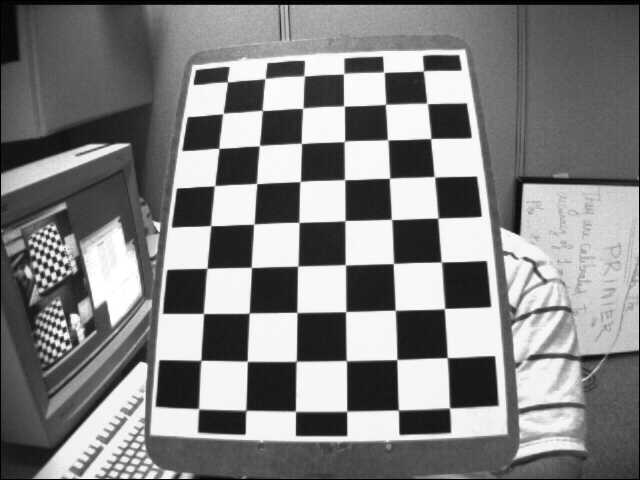
//> input picture ROS_build/src/Opencv/src/Vision/Calibration/chessboard/left12.jpg, 640 x 480 px
$ ./undistort   (built with g++ and OpenCV 4)
//> lines starting //> are read from the running program, lines starting //| are printed output that depends on the picture
//> further down, frame is the input picture: 480 rows x 640 cols, CV_8UC3; min 0, max 255, mean 129.5
#include <opencv2/opencv.hpp>
#include <string>
#include <vector>

/*************************************************** */
std::string window_user = "/home/cona";
std::string mac_user = "/Users/yeontaemin";

std::string folder_path = window_user + "/github/algorithm_ws/ROS_build/src/Opencv/src/Vision/Calibration/chessboard/";

std::string left_img = folder_path + "left12.jpg";
/*************************************************** */

cv::Mat cameraMatrix = (cv::Mat_<double>(3,3) << 5.3591573396163199e+02,                    0.0, 3.4228315473308373e+02,
                                                                    0.0, 5.3591573396163199e+02, 2.3557082909788173e+02,
                                                                    0.0,                    0.0,                    1.0);
cv::Mat distCoeffs = (cv::Mat_<double>(5,1) << -2.6637260909660682e-01,
                                                -3.8588898922304653e-02,
                                                1.7831947042852964e-03,
                                                -2.8122100441115472e-04,
                                                2.3839153080878486e-01);

cv::Mat UseOpenCV(cv::Mat& image)
{
    cv::Size imageSize = image.size();
//> imageSize = Size(640, 480)
    cv::Mat map1, map2;
    cv::initUndistortRectifyMap(cameraMatrix, distCoeffs, cv::Mat(),
                            cv::getOptimalNewCameraMatrix(cameraMatrix, distCoeffs, imageSize, 1, imageSize, 0),
                            imageSize, CV_32FC1, map1, map2);

    cv::Mat undistortedImage;
    cv::remap(image, undistortedImage, map1, map2, cv::INTER_LINEAR);
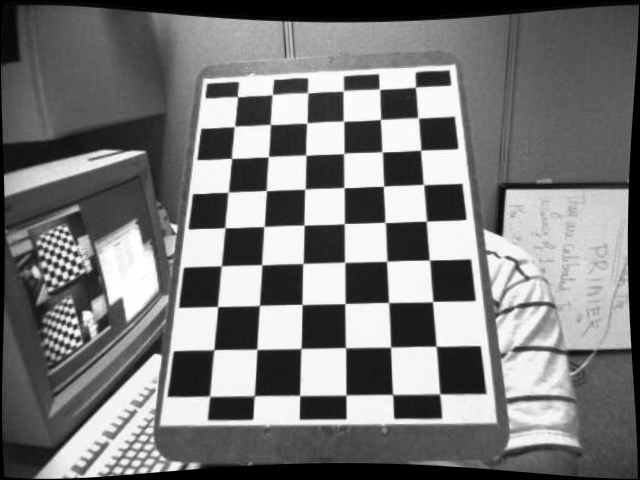
//> undistortedImage: 480 rows x 640 cols, CV_8UC3; min 0, max 255, mean 121.3

    cv::Mat combind = cv::Mat::zeros(imageSize.height*2, imageSize.width, CV_16SC3);
    cv::hconcat(image, undistortedImage, combind);
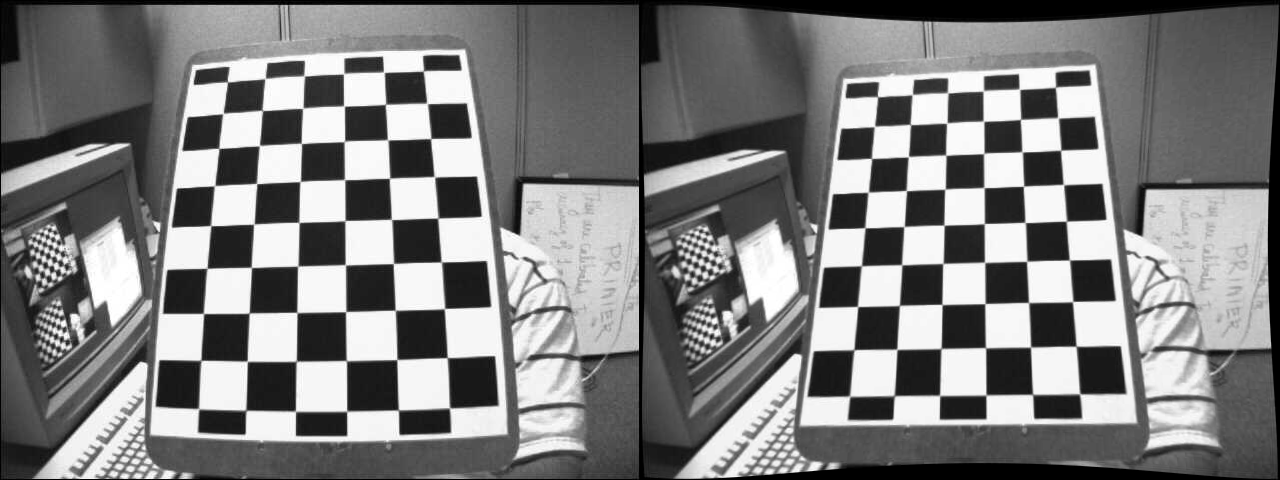
//> combind: 480 rows x 1280 cols, CV_8UC3; min 0, max 255, mean 125.4

    // [4 lines of commented-out code are left out]
    return combind;
}

cv::Mat Manual(cv::Mat& image)
{
    cv::Mat undistort = cv::Mat::zeros(image.rows, image.cols, CV_8UC1);

    double fx = cameraMatrix.at<double>(0,0);
//> fx = 535.9
    double fy = cameraMatrix.at<double>(1,1);
//> fy = 535.9
    double cx = cameraMatrix.at<double>(0,2);
//> cx = 342.3
    double cy = cameraMatrix.at<double>(1,2);
//> cy = 235.6

    double k1 = distCoeffs.at<double>(0,0);
//> k1 = -0.266
    double k2 = distCoeffs.at<double>(1,0);
//> k2 = -0.0386
    double p1 = distCoeffs.at<double>(2,0);
//> p1 = 0.00178
    double p2 = distCoeffs.at<double>(3,0);
//> p2 = -0.000281
    double k3 = distCoeffs.at<double>(4,0);
//> k3 = 0.238

    std::cout << "k = " << k1 << ", " << k2 << ", " << k3 << std::endl;
//| k = -0.266373, -0.0385889, 0.238392
    std::cout << "p = " << p1 << ", " << p2 << std::endl;
//| p = 0.00178319, -0.000281221

    cv::Mat map1 = cv::Mat::zeros(image.rows, image.cols, CV_32F);
    cv::Mat map2 = cv::Mat::zeros(image.rows, image.cols, CV_32F);
    for(int v=0; v < image.rows; v++)
    {
        for(int u=0; u <image.cols; u++)
        {
            double normalize_x = (u-cx) / fx;
            double normalize_y = (v-cy) / fy;
            double r = sqrt(pow(normalize_x,2)+pow(normalize_y,2));
            double rr = pow(r,2);
            double rrrr = pow(r,4);
            double rrrrrr = pow(r, 6);

            double raidal_distortion = 1 + k1*rr + k2*rrrr + k3*rrrrrr;
            double x_tangential_distortion = 2 * p1 * normalize_x * normalize_y + p2 * (rr + 2 * pow(normalize_x, 2));
            double y_tangential_distortion = p1 * (rr + 2 * pow(normalize_y, 2)) + 2 * p2 * normalize_x * normalize_y;

            double normalize_undistorted_x = normalize_x * raidal_distortion + x_tangential_distortion;
            double normalize_undistorted_y = normalize_y * raidal_distortion + y_tangential_distortion;

            double undistorted_x = fx * normalize_undistorted_x + cx;
            double undistorted_y = fy * normalize_undistorted_y + cy;

            if(undistorted_x < 0 || undistorted_y < 0 || undistorted_x > image.cols || undistorted_y > image.rows)
            {
                continue;
            }
            map1.at<float>(v,u) = (float)undistorted_x;
            map2.at<float>(v,u) = (float)undistorted_y;
        }
    }
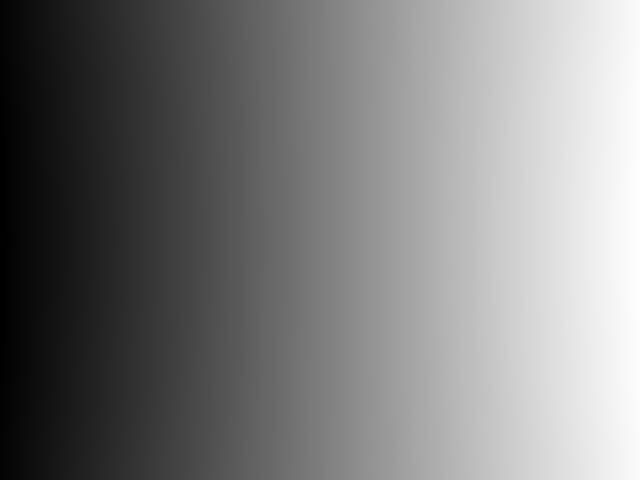
//> map1: 480 rows x 640 cols, CV_32FC1; min 33.66, max 615.6, mean 321.7; drawn with min black and max white
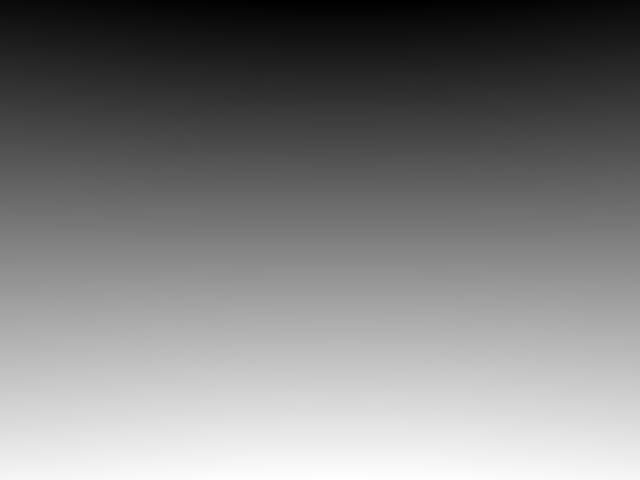
//> map2: 480 rows x 640 cols, CV_32FC1; min 12.61, max 466.3, mean 239.5; drawn with min black and max white
    cv::Mat undistortedImage;
    cv::remap(image, undistortedImage, map1, map2, cv::INTER_LINEAR);
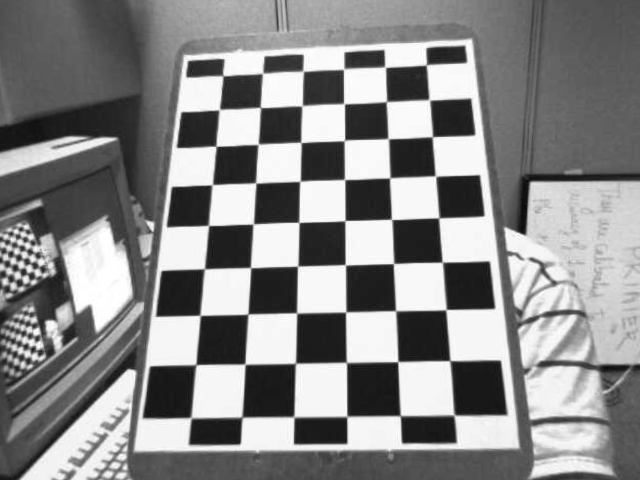
//> undistortedImage: 480 rows x 640 cols, CV_8UC3; min 10, max 255, mean 136.5

    cv::Mat combind = cv::Mat::zeros(image.rows, image.cols*2, CV_8UC1);
    cv::hconcat(image, undistortedImage, combind);
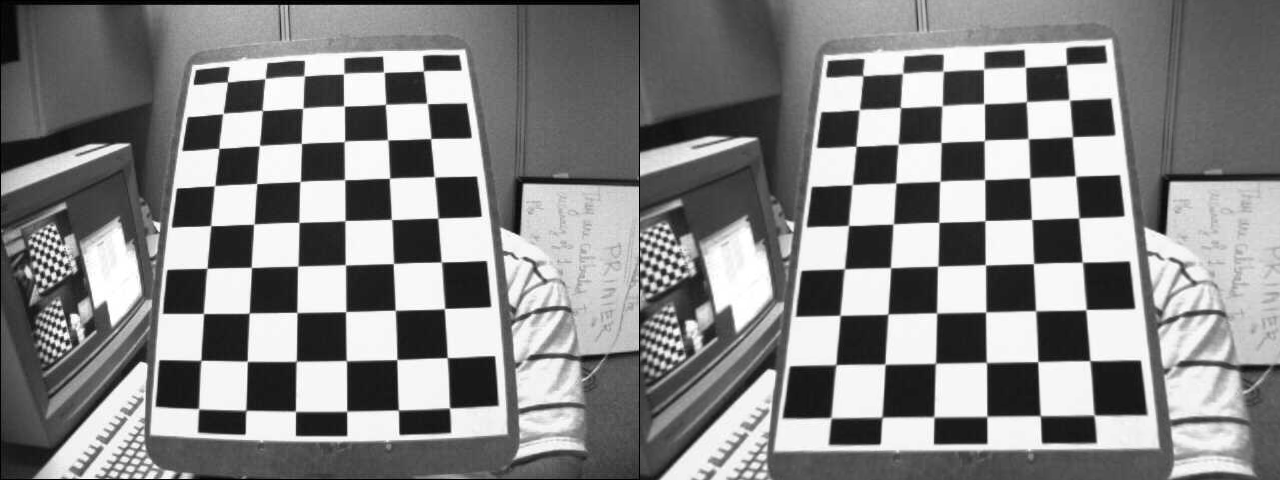
//> combind: 480 rows x 1280 cols, CV_8UC3; min 0, max 255, mean 133

    return combind;
}

int main(int argc, char** argv)
{
    cv::Mat frame = cv::imread(left_img);
    if(frame.empty()==true)
    {
        std::cerr << "no data" << std::endl;
        return 0;
    }
    cv::Mat cv_img = UseOpenCV(frame);
    cv::Mat m_img = Manual(frame);

    while(1)
    {
        cv::imshow("cv_result", cv_img);
        cv::imshow("m_result", m_img);

        char key = cv::waitKey(1);
//> the 'q' key is pressed
        if(key == 'q' || key == 'Q' || key == 27){break;}
    }
    return 0;
}

$ run again, with ROS_build/src/Opencv/src/Vision/Calibration/chessboard/left01.jpg copied over ROS_build/src/Opencv/src/Vision/Calibration/chessboard/left12.jpg
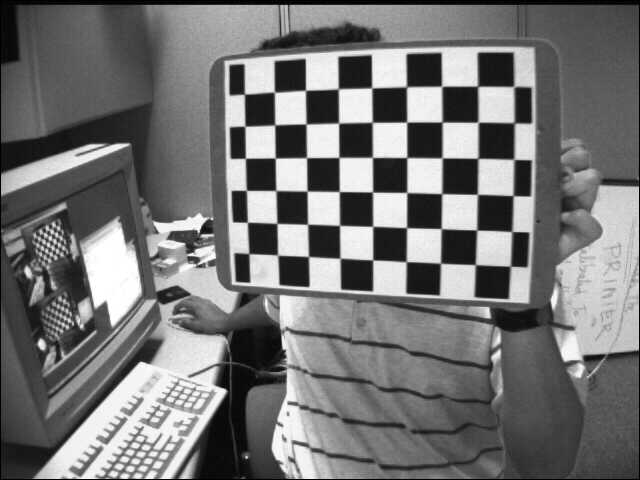
//> input picture ROS_build/src/Opencv/src/Vision/Calibration/chessboard/left01.jpg, 640 x 480 px
//> frame is the input picture: 480 rows x 640 cols, CV_8UC3; min 0, max 255, mean 116.6
//| k = -0.266373, -0.0385889, 0.238392
//| p = 0.00178319, -0.000281221
//> in Manual, `cv::remap(image, undistortedImage, map1, map2, cv::INTER_LINEAR);`:
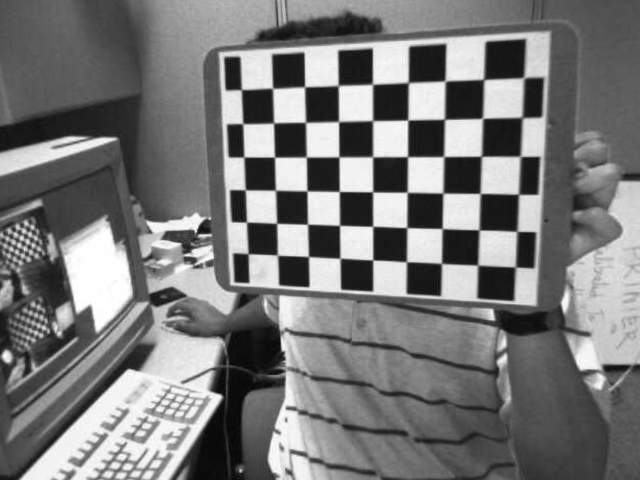
//> undistortedImage: 480 rows x 640 cols, CV_8UC3; min 2, max 255, mean 120.9
//> in Manual, `cv::hconcat(image, undistortedImage, combind);`:
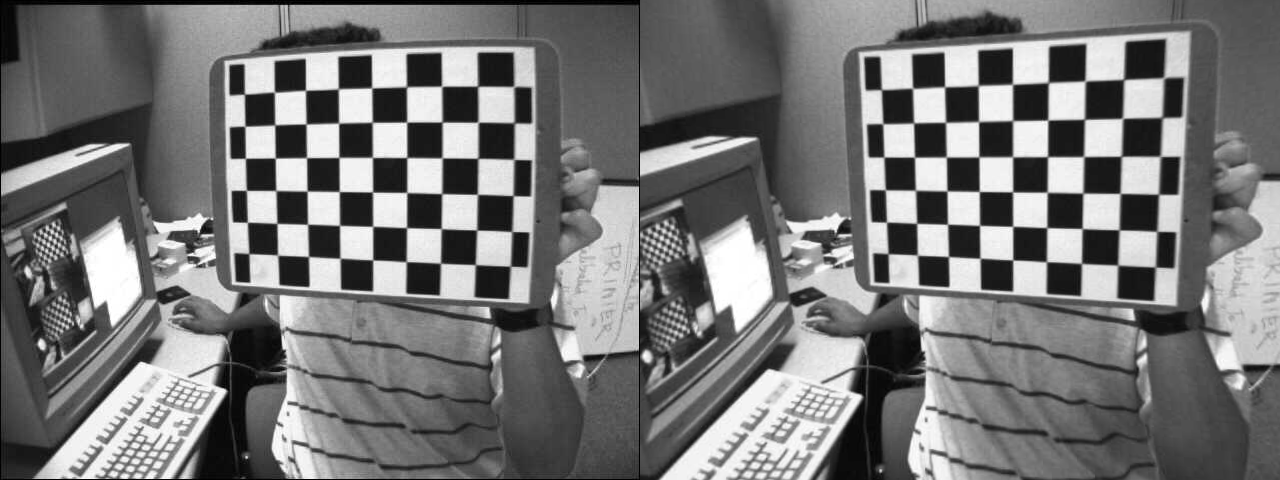
//> combind: 480 rows x 1280 cols, CV_8UC3; min 0, max 255, mean 118.7

$ run again, with ROS_build/src/Opencv/src/Vision/Calibration/chessboard/left02.jpg copied over ROS_build/src/Opencv/src/Vision/Calibration/chessboard/left12.jpg
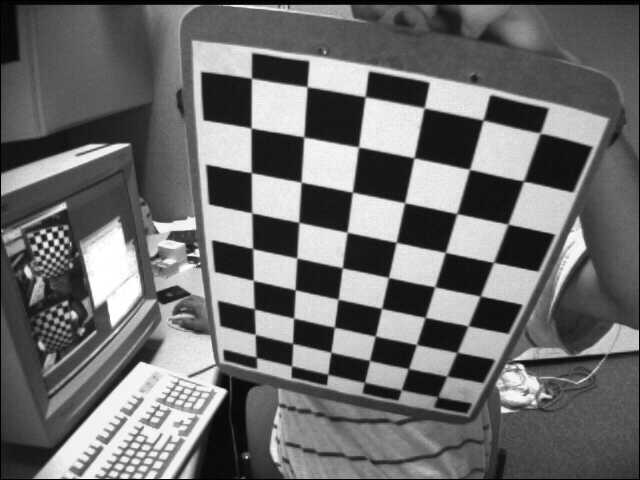
//> input picture ROS_build/src/Opencv/src/Vision/Calibration/chessboard/left02.jpg, 640 x 480 px
//> frame is the input picture: 480 rows x 640 cols, CV_8UC3; min 0, max 255, mean 109
//| k = -0.266373, -0.0385889, 0.238392
//| p = 0.00178319, -0.000281221
//> in Manual, `cv::remap(image, undistortedImage, map1, map2, cv::INTER_LINEAR);`:
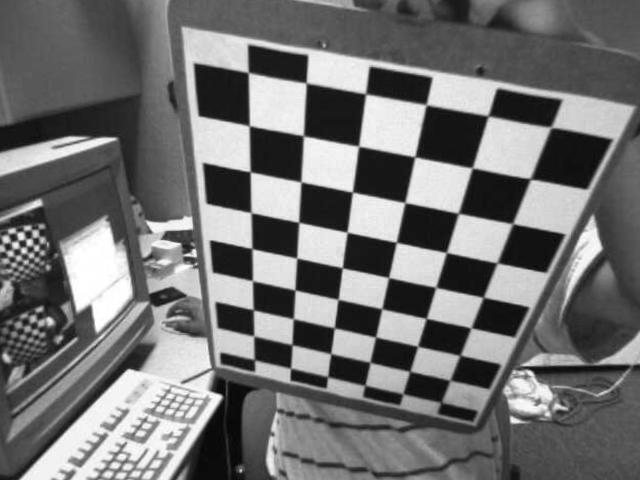
//> undistortedImage: 480 rows x 640 cols, CV_8UC3; min 1, max 255, mean 113.5
//> in Manual, `cv::hconcat(image, undistortedImage, combind);`:
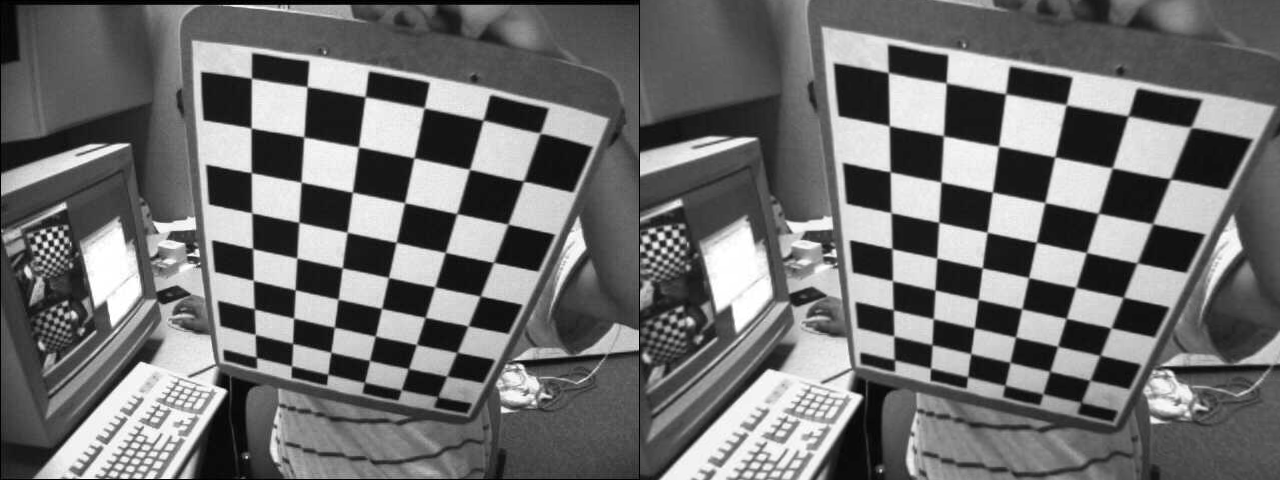
//> combind: 480 rows x 1280 cols, CV_8UC3; min 0, max 255, mean 111.3

$ run again, with ROS_build/src/Opencv/src/Vision/Calibration/chessboard/left03.jpg copied over ROS_build/src/Opencv/src/Vision/Calibration/chessboard/left12.jpg
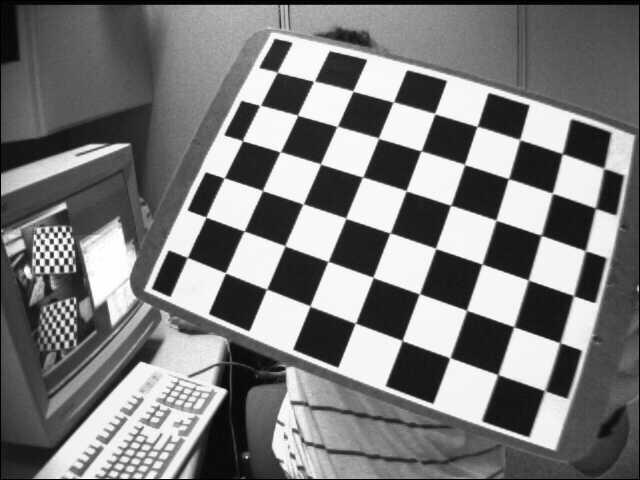
//> input picture ROS_build/src/Opencv/src/Vision/Calibration/chessboard/left03.jpg, 640 x 480 px
//> frame is the input picture: 480 rows x 640 cols, CV_8UC3; min 0, max 255, mean 122.9
//| k = -0.266373, -0.0385889, 0.238392
//| p = 0.00178319, -0.000281221
//> in Manual, `cv::remap(image, undistortedImage, map1, map2, cv::INTER_LINEAR);`:
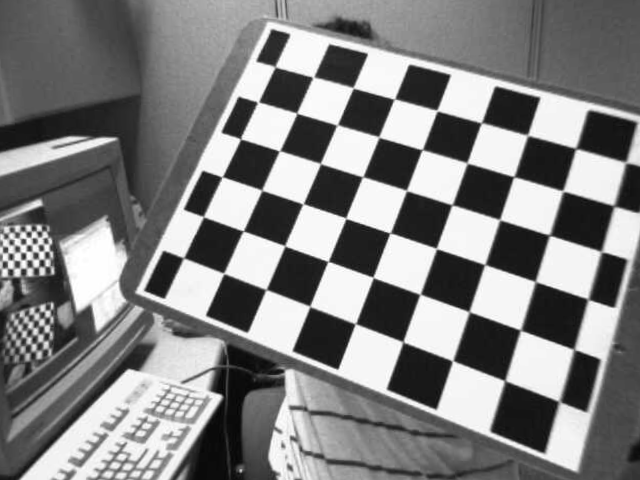
//> undistortedImage: 480 rows x 640 cols, CV_8UC3; min 2, max 255, mean 129.3
//> in Manual, `cv::hconcat(image, undistortedImage, combind);`:
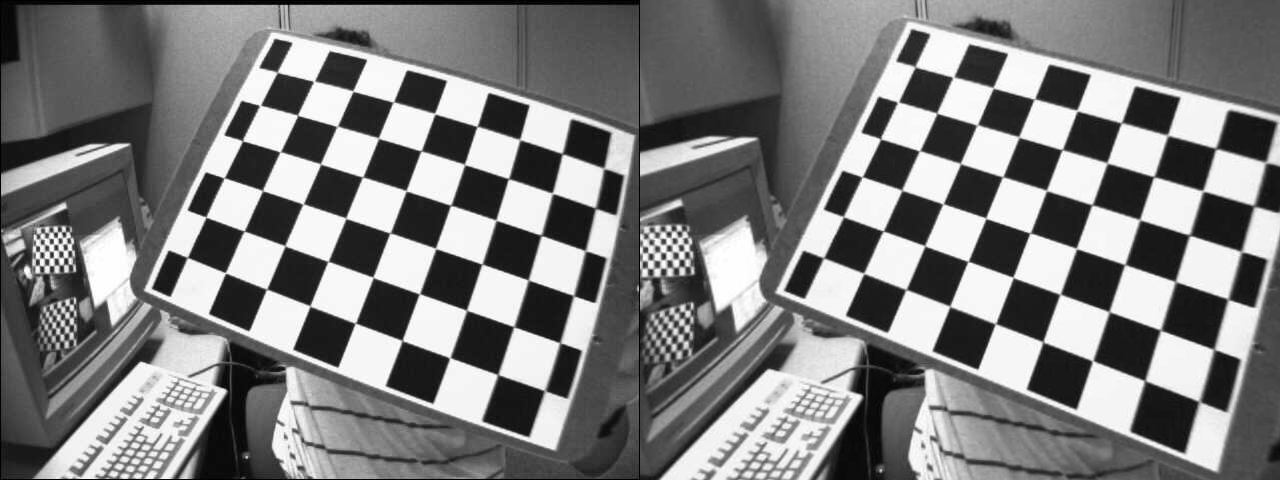
//> combind: 480 rows x 1280 cols, CV_8UC3; min 0, max 255, mean 126.1
